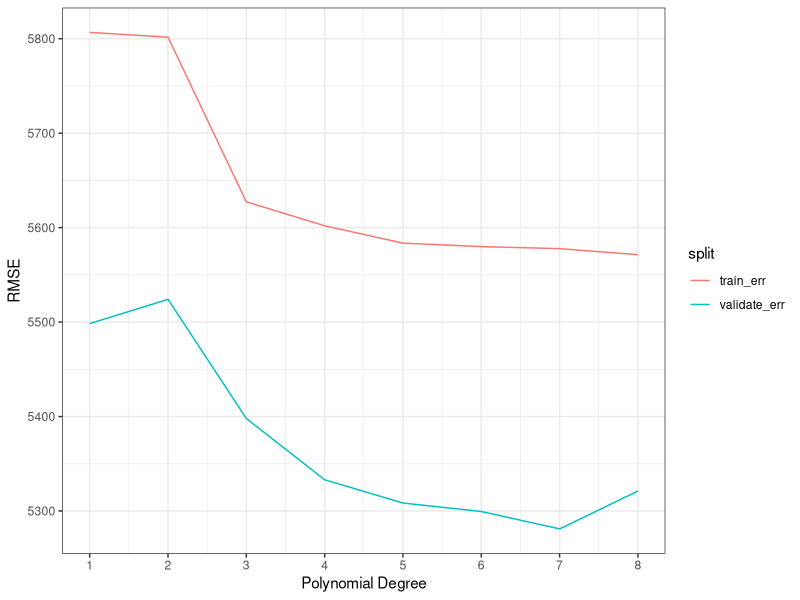
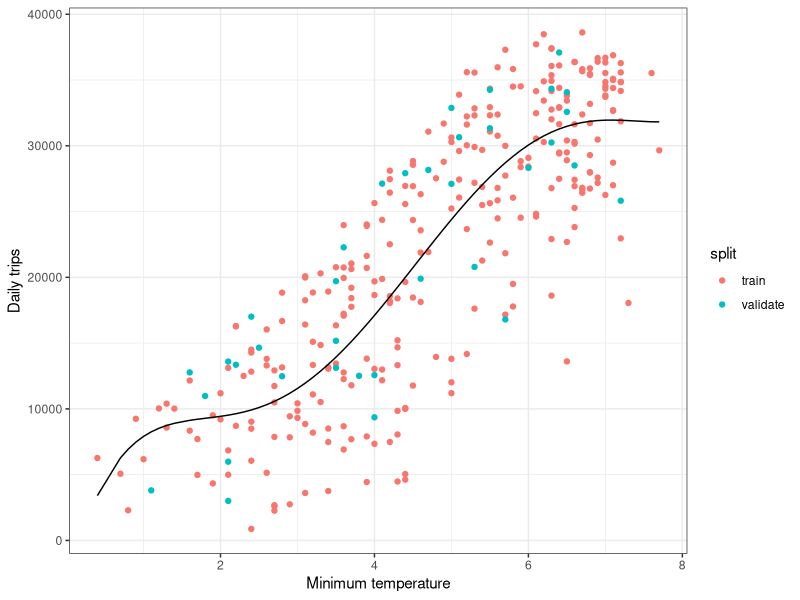
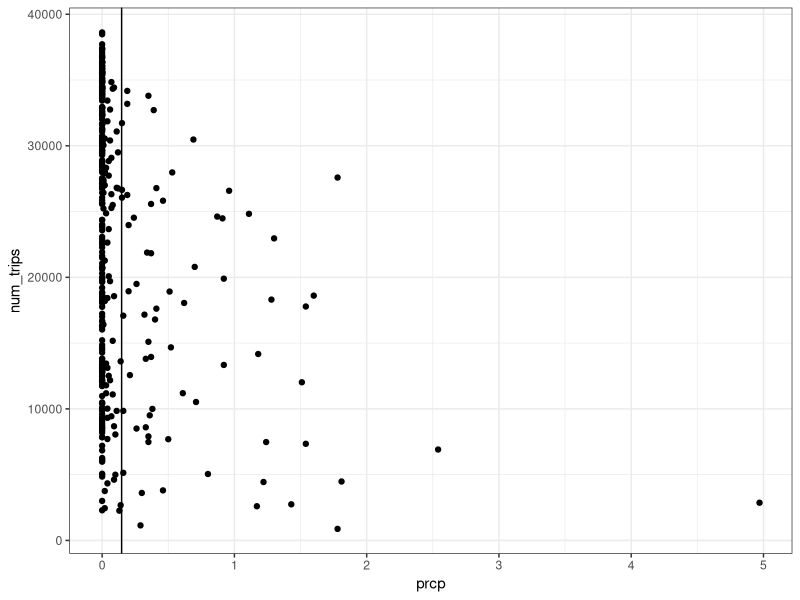
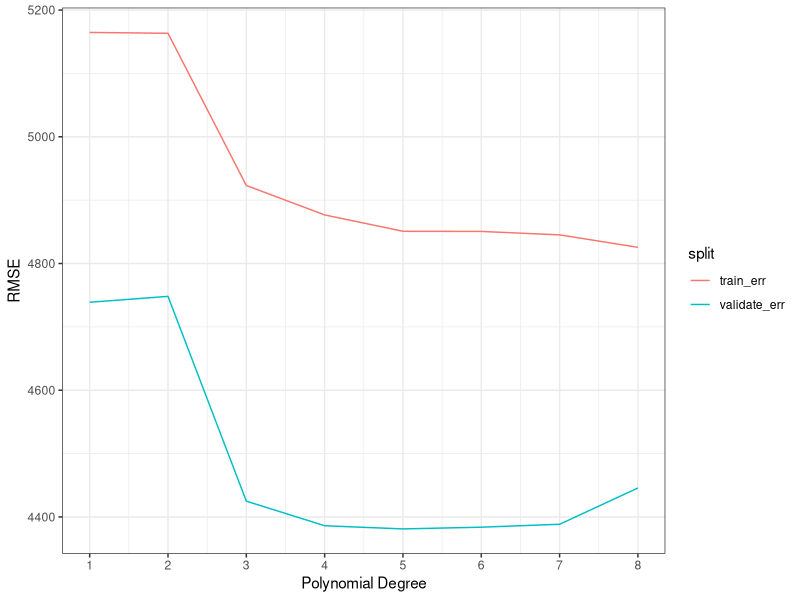
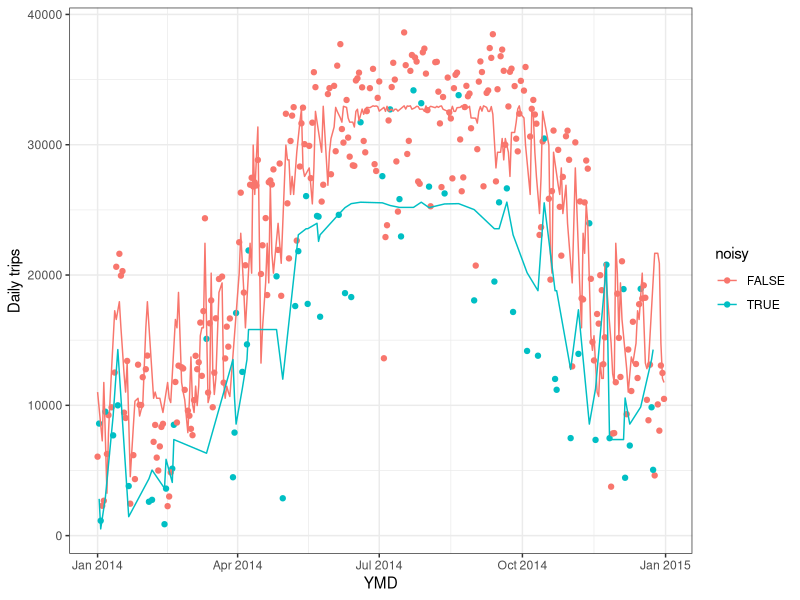
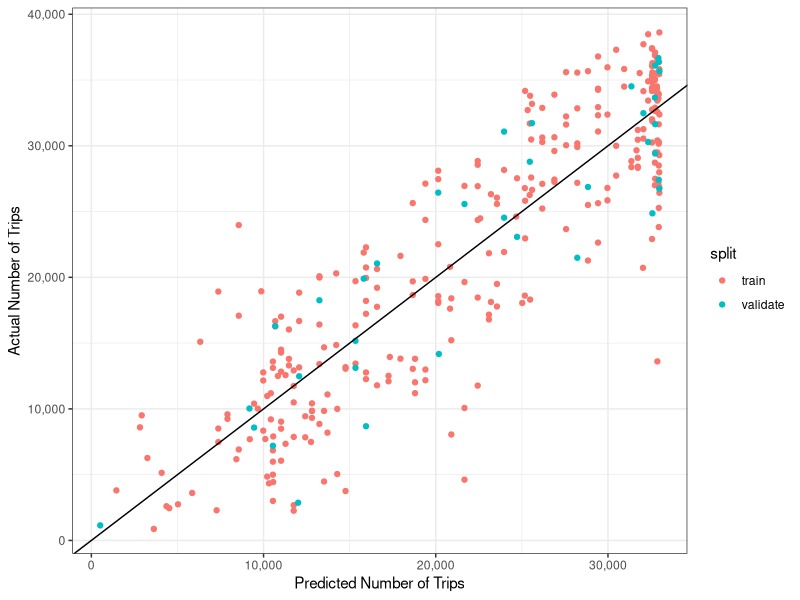
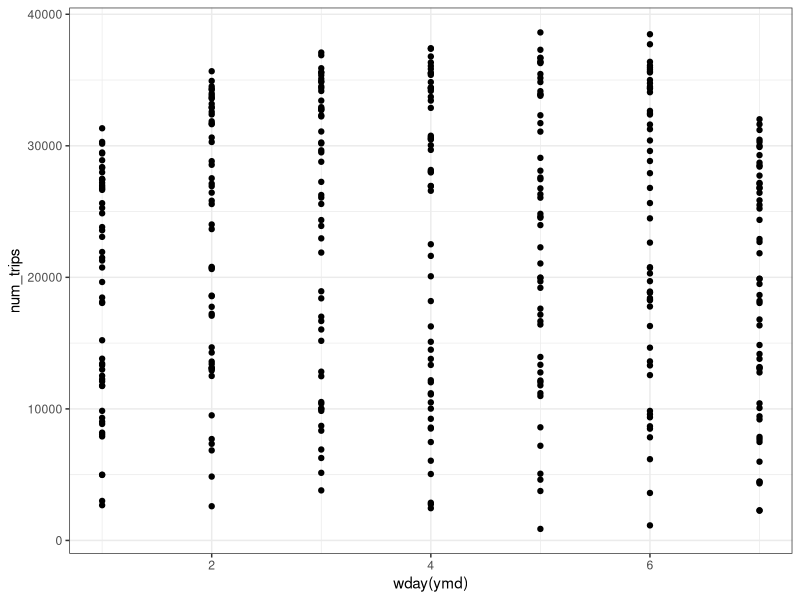
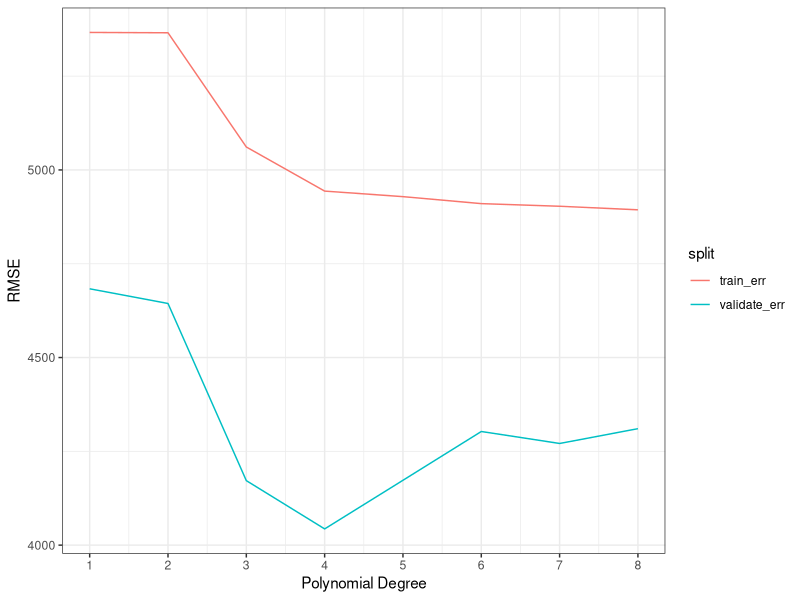

These charts were generated, in order, by the following R code:
library(tidyverse)
library(scales)
library(modelr)
library(lubridate)
theme_set(theme_bw())
options(repr.plot.width=4, repr.plot.height=3)
trips_per_day <- read_tsv('trips_per_day.tsv')


#Split the data into randomly selected training, validation, and test sets, with 80% of the data 
#for training the model, 10% for validation, and 10% for a final test set 
#(to be used once and only once towards the end of this exercise). You can adapt the code from 
#last week's complexity control notebook to do this. You can use a single validation fold, don't 
#worry about k-fold cross-validation here.

# split data 80-10-10
num_days <- nrow(trips_per_day)
num_train <- floor(num_days * 0.8)
# randomly sample rows for the training set
training_data <- sample(1:num_days, num_train, replace=F)
# used to fit the model
trips_per_day_train <- trips_per_day[training_data, ]
# used to evaluate the fit and test
trips_per_day_valid_and_test <- trips_per_day[-training_data, ]
num_days_test_and_validate <-nrow(trips_per_day_valid_and_test)
num_validate <- floor(num_days_test_and_validate * 0.5)
# randomly sample rows for the validation set
validation <- sample(1:num_days_test_and_validate, num_validate, replace=F) 
# used to validate the model
trips_per_day_validate <- trips_per_day_valid_and_test[validation, ]
# used to test the model
trips_per_day_test <- trips_per_day_valid_and_test[-validation, ]
# r model for each polynomial degree with min temp
K <- 1:8
train_err <- c()
validate_err <- c()
for (k in K) {
  
  # fit on the training data
  model_tmin <- lm(num_trips ~ poly(tmin, k, raw=T), data=trips_per_day_train)
  
  # evaluate on the training data
  train_err[k] <- sqrt(mean((predict(model_tmin, trips_per_day_train) - trips_per_day_train$num_trips)^2))
  
  # evaluate on the validate data
  validate_err[k] <- sqrt(mean((predict(model_tmin, trips_per_day_validate) - trips_per_day_validate$num_trips)^2))
}
train_err
validate_err
# plot the training and validation error as a function of polynomial degree
plot_data <- data.frame(K, train_err, validate_err) %>%
  gather("split", "error", -K)
ggplot(plot_data, aes(x=K, y=error, color=split)) +
  geom_line() +
  scale_x_continuous(breaks=K) +
  xlab('Polynomial Degree') +
  ylab('RMSE')


# we see that a fifth degree polynomial is a reasonable choice
# model for degree 5 polynomial
model_tmin5 <- lm(num_trips ~ poly(tmin, 5, raw=T), data=trips_per_day_train)
# train model
trips_per_day_train <- trips_per_day_train %>%
  add_predictions(model_tmin5) %>%
  mutate(split="train")
# validate model
trips_per_day_validate <- trips_per_day_validate %>%
  add_predictions(model_tmin5) %>%
  mutate(split="validate")
# plotting
plot_data <- bind_rows(trips_per_day_train, trips_per_day_validate)
ggplot(plot_data, aes(x=tmin, y=num_trips)) +
  geom_point(aes(color=split)) +
  geom_line(aes(y=pred)) +
  xlab("Minimum temperature") +
  ylab('Daily trips') +
  scale_y_continuous()


  
# Model with precipitation
# plotting and finding the mean, median, and standard deviation of the precipitation
trips_per_day %>%
  summarize(prcp_mean = mean(prcp), prcp_median = median(prcp), prcp_sd = sd(prcp))
trips_per_day %>%
  ggplot(aes(x = prcp, y = num_trips)) +
  geom_point() +
  geom_vline(xintercept = mean(trips_per_day$prcp))
trips_per_day_with_rain <- trips_per_day %>% 
  mutate(noisy = prcp > mean(prcp))

# split data with rain 80-10-10
num_days <- nrow(trips_per_day_with_rain)
num_train <- floor(num_days * 0.8)
# randomly sample rows for the training set
training_data <- sample(1:num_days, num_train, replace=F)
# used to fit the model
trips_per_day_rain_train <- trips_per_day_with_rain[training_data, ]
# used to evaluate the fit and test
trips_per_day_rain_valid_and_test <- trips_per_day_with_rain[-training_data, ]
num_days_test_and_validate <-nrow(trips_per_day_rain_valid_and_test)
num_validate <- floor(num_days_test_and_validate * 0.5)
# randomly sample rows for the validation set
validation <- sample(1:num_days_test_and_validate, num_validate, replace=F) 
# used to validate the model
trips_per_day_rain_valid <- trips_per_day_rain_valid_and_test[validation, ]
# used to test the model
trips_per_day_with_rain_test <- trips_per_day_rain_valid_and_test[-validation, ]
# model for each polynomial degree with min temp and rain
K <- 1:8
train_err <- c()
validate_err <- c()
for (k in K) {
  
  # fit on the training data
  model_prcp <- lm(num_trips ~ poly(tmin, k, raw=T) + noisy, data=trips_per_day_rain_train)
  
  # evaluate on the training data
  train_err[k] <- sqrt(mean((predict(model_prcp, trips_per_day_rain_train) - trips_per_day_rain_train$num_trips)^2))
  
  # evaluate on the validate data
  validate_err[k] <- sqrt(mean((predict(model_prcp, trips_per_day_rain_valid) - trips_per_day_rain_valid$num_trips)^2))
}
train_err
validate_err
# plot the training and validation error as a function of polynomial degree
plot_data <- data.frame(K, train_err, validate_err) %>%
  gather("split", "error", -K)
ggplot(plot_data, aes(x=K, y=error, color=split)) +
  geom_line() +
  scale_x_continuous(breaks=K) +
  xlab('Polynomial Degree') +
  ylab('RMSE')


# model for degree 5 polynomial
model_prcp5 <- lm(num_trips ~ poly(tmin, 5, raw=T) + noisy, data=trips_per_day_rain_train)
# train model
trips_per_day_rain_train <- trips_per_day_rain_train %>%
  add_predictions(model_prcp5) %>%
  mutate(split="train")
# validate model
trips_per_day_rain_valid <- trips_per_day_rain_valid %>%
  add_predictions(model_prcp5) %>%
  mutate(split="validate")
# plot the training data and validation data with the model
plot_data <- bind_rows(trips_per_day_rain_train, trips_per_day_rain_valid)
ggplot(plot_data, aes(x=ymd, y=num_trips, color=noisy)) +
  geom_point() +
  geom_line(aes(y=pred)) +
  xlab("YMD") +
  ylab('Daily trips') +
  scale_y_continuous()
# actual vs. predicted
ggplot(plot_data, aes(x=pred, y=num_trips, color=split)) +
  geom_point() +
  geom_abline() +
  scale_x_continuous("Predicted Number of Trips", label=comma) +
  scale_y_continuous("Actual Number of Trips", label=comma)

# test the model
test_err <- sqrt(mean((predict(model_prcp5, trips_per_day_with_rain_test) - trips_per_day_with_rain_test$num_trips)^2))
test_err

# model with weekend

# plot the number of trips as a function of whether or not a day is a weekend
trips_per_day %>%
  ggplot(aes(x = wday(ymd), y = num_trips)) +
  geom_point()
# add a column to the dataframe to indicate if a day is a weekend
trips_per_day_for_weekends <- trips_per_day %>% 
  mutate(aWeekend = wday(ymd) %in% c(1,7))

# split data with weekends 80-10-10
num_days <- nrow(trips_per_day_for_weekends)
num_train <- floor(num_days * 0.8)
# randomly sample rows for the training set
training_data <- sample(1:num_days, num_train, replace=F)
# used to fit the model
trips_per_day_for_weekends_train <- trips_per_day_for_weekends[training_data, ]
# used to evaluate the fit and test
trips_per_day_for_weekends_validate_and_test <- trips_per_day_for_weekends[-training_data, ]
num_days_test_and_validate <-nrow(trips_per_day_for_weekends_validate_and_test)

num_validate <- floor(num_days_test_and_validate *0.5)
# randomly sample rows for the validation set
validation <- sample(1:num_days_test_and_validate, num_validate, replace=F) 
# used to validate the model
trips_per_day_for_weekends_validate <- trips_per_day_for_weekends_validate_and_test[validation, ]
# used to test the model
trips_per_day_for_weekends_test <- trips_per_day_for_weekends_validate_and_test[-validation, ]
# model for each polynomial degree with min temp and weekends

K <- 1:8
train_err <- c()
validate_err <- c()
for (k in K) {
  
  # fit on the training data
  model_wknd <- lm(num_trips ~ poly(tmin, k, raw=T) + aWeekend, data=trips_per_day_for_weekends_train)
  
  # evaluate on the training data
  train_err[k] <- sqrt(mean((predict(model_wknd, trips_per_day_for_weekends_train) - trips_per_day_for_weekends_train$num_trips)^2))
  
  # evaluate on the validate data
  validate_err[k] <- sqrt(mean((predict(model_wknd, trips_per_day_for_weekends_validate) - trips_per_day_for_weekends_validate$num_trips)^2))
}
train_err
validate_err
# plot the training and validation error as a function of polynomial degree
plot_data <- data.frame(K, train_err, validate_err) %>%
  gather("split", "error", -K)
ggplot(plot_data, aes(x=K, y=error, color=split)) +
  geom_line() +
  scale_x_continuous(breaks=K) +
  xlab('Polynomial Degree') +
  ylab('RMSE')


# model for degree 5 polynomial
model_wknd5 <- lm(num_trips ~ poly(tmin, 5, raw=T) + aWeekend, data=trips_per_day_for_weekends_train)
# train model
trips_per_day_for_weekends_train <- trips_per_day_for_weekends_train %>%
  add_predictions(model_wknd5) %>%
  mutate(split="train")
# validate model
trips_per_day_for_weekends_validate <- trips_per_day_for_weekends_validate %>%
  add_predictions(model_wknd5) %>%
  mutate(split="validate")
# plot the training data and validation data with the model
plot_data <- bind_rows(trips_per_day_for_weekends_train, trips_per_day_for_weekends_validate)
ggplot(plot_data, aes(x=ymd, y=num_trips, color=aWeekend)) +
  geom_point() +
  geom_line(aes(y=pred)) +
  xlab("YMD") +
  ylab('Daily trips') +
  scale_y_continuous()
# actual vs. predicted
ggplot(plot_data, aes(x=pred, y=num_trips, color=split)) +
  geom_point() +
  geom_abline() +
  scale_x_continuous("Predicted Number of Trips", label=comma) +
  scale_y_continuous("Actual Number of Trips", label=comma)
# test the model
test_err <- sqrt(mean((predict(model_wknd5, trips_per_day_for_weekends_test) - trips_per_day_for_weekends_test$num_trips)^2))
test_err

# Max temp
# plot the number of trips as a function of the precipitation
trips_per_day %>%
  ggplot(aes(x = tmax, y = num_trips)) +
  geom_point()

# split data for max temp 80-10-10
num_days <- nrow(trips_per_day)

num_train <- floor(num_days *0.8)
# randomly sample rows for the training set
training_data <- sample(1:num_days, num_train, replace=F)
# used to fit the model
trips_per_day_train <- trips_per_day[training_data, ]
# used to evaluate the fit and test
trips_per_day_valid_and_test <- trips_per_day[-training_data, ]
num_days_test_and_validate <-nrow(trips_per_day_valid_and_test)

num_validate <- floor(num_days_test_and_validate * 0.5)
# randomly sample rows for the validation set
validation <- sample(1:num_days_test_and_validate, num_validate, replace=F) 
# used to validate the model
trips_per_day_validate <- trips_per_day_valid_and_test[validation, ]
# used to test the model
trips_per_day_test <- trips_per_day_valid_and_test[-validation, ]
# model for each polynomial degree with max temp
K <- 1:8
train_err <- c()
validate_err <- c()
for (k in K) {
  
  # fit on the training data
  model_tmax <- lm(num_trips ~ poly(tmax, k, raw=T), data=trips_per_day_train)
  
  # evaluate on the training data
  train_err[k] <- sqrt(mean((predict(model_tmax, trips_per_day_train) - trips_per_day_train$num_trips)^2))
  
  # evaluate on the validate data
  validate_err[k] <- sqrt(mean((predict(model_tmax, trips_per_day_validate) - trips_per_day_validate$num_trips)^2))
}
train_err
validate_err
# plot the training and validation error as a function of polynomial degree
plot_data <- data.frame(K, train_err, validate_err) %>%
  gather("split", "error", -K)
ggplot(plot_data, aes(x=K, y=error, color=split)) +
  geom_line() +
  scale_x_continuous(breaks=K) +
  xlab('Polynomial Degree') +
  ylab('RMSE')


# model for degree 5 polynomial
model_tmax5 <- lm(num_trips ~ poly(tmax, 5, raw=T), data=trips_per_day_train)
# train model
trips_per_day_train <- trips_per_day_train %>%
  add_predictions(model_tmax5) %>%
  mutate(split="train")
# validate model
trips_per_day_validate <- trips_per_day_validate %>%
  add_predictions(model_tmax5) %>%
  mutate(split="validate")
# plot the training data and validation data with the model
plot_data <- bind_rows(trips_per_day_train, trips_per_day_validate)
ggplot(plot_data, aes(x=tmax, y=num_trips)) +
  geom_point(aes(color=split)) +
  geom_line(aes(y=pred)) +
  xlab("Maximum temperature") +
  ylab('Daily trips') +
  scale_y_continuous()


ggplot(plot_data, aes(x=pred, y=num_trips, color=split)) +
  geom_point() +
  geom_abline() +
  scale_x_continuous("Predicted Number of Trips", label=comma) +
  scale_y_continuous("Actual Number of Trips", label=comma)
# test the model
test_err <- sqrt(mean((predict(model_tmax5, trips_per_day_test) - trips_per_day_test$num_trips)^2))
test_err


# min temp and precipitation and weekends and max temp

# create data frame with all necessary info 
trips_per_day_with_all_info <- trips_per_day %>% 
  mutate(noisy = prcp > mean(prcp)) %>% 
  mutate(aWeekend = wday(ymd) %in% c(1,7))
# View(trips_per_day_with_all_info)
# split data with all info 80-10-10}
num_days <- nrow(trips_per_day_with_all_info)

num_train <- floor(num_days * 0.8)
# randomly sample rows for the training set
training_data <- sample(1:num_days, num_train, replace=F)
# used to fit the model
trips_per_day_with_all_info_train <- trips_per_day_with_all_info[training_data, ]
# used to evaluate the fit and test
trips_per_day_with_all_info_validate_and_test <- trips_per_day_with_all_info[-training_data, ]
num_days_test_and_validate <-nrow(trips_per_day_with_all_info_validate_and_test)

num_validate <- floor(num_days_test_and_validate *0.5)
# randomly sample rows for the validation set
validation <- sample(1:num_days_test_and_validate, num_validate, replace=F) 
# used to validate the model
trips_per_day_with_all_info_validate <- trips_per_day_with_all_info_validate_and_test[validation, ]
# used to test the model
trips_per_day_with_all_info_test <- trips_per_day_with_all_info_validate_and_test[-validation, ]
# model for each polynomial degree with all info}
K <- 1:8
train_err <- c()
validate_err <- c()
for (k in K) {
  
  # fit on the training data
  model_all <- lm(num_trips ~ poly(tmin, k, raw=T) + noisy + aWeekend + poly(tmax, k, raw=T), data=trips_per_day_with_all_info_train)
  
  # evaluate on the training data
  train_err[k] <- sqrt(mean((predict(model_all, trips_per_day_with_all_info_train) - trips_per_day_with_all_info_train$num_trips)^2))
  
  # evaluate on the validate data
  validate_err[k] <- sqrt(mean((predict(model_all, trips_per_day_with_all_info_validate) - trips_per_day_with_all_info_validate$num_trips)^2))
}
train_err
validate_err

# plot the training and validation error as a function of polynomial degree
plot_data <- data.frame(K, train_err, validate_err) %>%
  gather("split", "error", -K)
ggplot(plot_data, aes(x=K, y=error, color=split)) +
  geom_line() +
  scale_x_continuous(breaks=K) +
  xlab('Polynomial Degree') +
  ylab('RMSE')
# model for a degree 5 polynomial}
# model for degree 5 polynomial
model_all5 <- lm(num_trips ~ poly(tmin, 5, raw=T) + noisy + aWeekend + tmax, data=trips_per_day_with_all_info_train)

#training
trips_per_day_with_all_info_train <- trips_per_day_with_all_info_train %>%
  add_predictions(model_all5) %>%
  mutate(split="train")
# validate model
trips_per_day_with_all_info_validate <- trips_per_day_with_all_info_validate %>%
  add_predictions(model_all5) %>%
  mutate(split="validate")

# plot the training data and validation data with the model
plot_data <- bind_rows(trips_per_day_with_all_info_train, trips_per_day_with_all_info_validate)
ggplot(plot_data, aes(x=ymd, y=num_trips)) +
  geom_point(aes(color=split)) +
  geom_line(aes(y=pred)) +
  xlab("YMD") +
  ylab('Daily trips') +
  scale_y_continuous()
#predicted vs actual
ggplot(plot_data, aes(x=pred, y=num_trips, color=split)) +
  geom_point() +
  geom_abline() +
  scale_x_continuous("Predicted Number of Trips", label=comma) +
  scale_y_continuous("Actual Number of Trips", label=comma)
